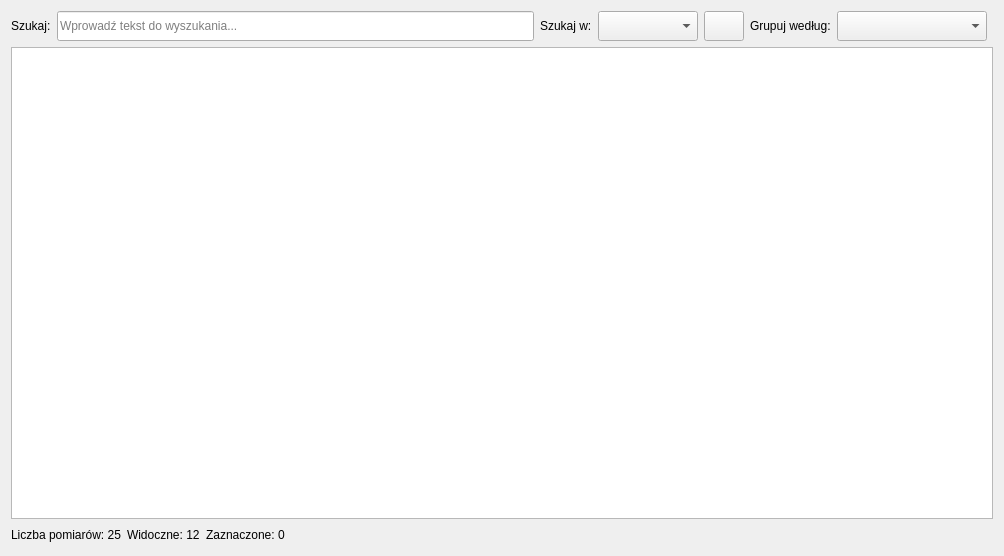
              <widget class="QWidget" name="scrollAreaWidgetContents_3">
               <property name="geometry">
                <rect>
                 <x>0</x>
                 <y>0</y>
                 <width>1004</width>
                 <height>556</height>
                </rect>
               </property>
               <layout class="QGridLayout" name="gridLayout_26">
                <item row="0" column="0">
                 <layout class="QGridLayout" name="gridLayout_29">
                  <item row="0" column="5">
                   <widget class="QLabel" name="label">
                    <property name="text">
                     <string>Grupuj według:</string>
                    </property>
                   </widget>
                  </item>
                  <item row="0" column="0">
                   <widget class="QLabel" name="labelSearch_2">
                    <property name="text">
                     <string>Szukaj:</string>
                    </property>
                   </widget>
                  </item>
                  <item row="0" column="3">
                   <widget class="QComboBox" name="comboLibSearchIn">
                    <property name="minimumSize">
                     <size>
                      <width>100</width>
                      <height>30</height>
                     </size>
                    </property>
                    <property name="editable">
                     <bool>false</bool>
                    </property>
                   </widget>
                  </item>
                  <item row="0" column="1">
                   <widget class="QLineEdit" name="searchLineEdit">
                    <property name="minimumSize">
                     <size>
                      <width>100</width>
                      <height>30</height>
                     </size>
                    </property>
                    <property name="placeholderText">
                     <string>Wprowadź tekst do wyszukania...</string>
                    </property>
                    <property name="clearButtonEnabled">
                     <bool>true</bool>
                    </property>
                   </widget>
                  </item>
                  <item row="0" column="4">
                   <widget class="QPushButton" name="buttonLibSearch">
                    <property name="minimumSize">
                     <size>
                      <width>30</width>
                      <height>30</height>
                     </size>
                    </property>
                    <property name="text">
                     <string/>
                    </property>
                    <property name="icon">
                     <iconset theme="QIcon::ThemeIcon::EditFind"/>
                    </property>
                   </widget>
                  </item>
                  <item row="0" column="6">
                   <widget class="QComboBox" name="comboLibGroupBy">
                    <property name="minimumSize">
                     <size>
                      <width>150</width>
                      <height>30</height>
                     </size>
                    </property>
                    <property name="maximumSize">
                     <size>
                      <width>130</width>
                      <height>16777215</height>
                     </size>
                    </property>
                   </widget>
                  </item>
                  <item row="1" column="0" colspan="8">
                   <widget class="QTreeView" name="treeViewLibMeasure">
                    <property name="minimumSize">
                     <size>
                      <width>0</width>
                      <height>0</height>
                     </size>
                    </property>
                    <property name="editTriggers">
                     <set>QAbstractItemView::EditTrigger::EditKeyPressed|QAbstractItemView::EditTrigger::SelectedClicked</set>
                    </property>
                    <property name="alternatingRowColors">
                     <bool>false</bool>
                    </property>
                    <property name="selectionMode">
                     <enum>QAbstractItemView::SelectionMode::ExtendedSelection</enum>
                    </property>
                    <property name="selectionBehavior">
                     <enum>QAbstractItemView::SelectionBehavior::SelectRows</enum>
                    </property>
                    <property name="rootIsDecorated">
                     <bool>true</bool>
                    </property>
                    <property name="uniformRowHeights">
                     <bool>false</bool>
                    </property>
                    <property name="sortingEnabled">
                     <bool>true</bool>
                    </property>
                    <property name="animated">
                     <bool>true</bool>
                    </property>
                    <property name="allColumnsShowFocus">
                     <bool>true</bool>
                    </property>
                   </widget>
                  </item>
                  <item row="0" column="2">
                   <widget class="QLabel" name="label_3">
                    <property name="text">
                     <string>Szukaj w:</string>
                    </property>
                   </widget>
                  </item>
                 </layout>
                </item>
                <item row="1" column="0">
                 <layout class="QHBoxLayout" name="statisticsLayout_2">
                  <item>
                   <widget class="QLabel" name="labelLibAllCount">
                    <property name="text">
                     <string>Liczba pomiarów: 25</string>
                    </property>
                   </widget>
                  </item>
                  <item>
                   <widget class="QLabel" name="labelLibVisibleCount">
                    <property name="text">
                     <string>Widoczne: 12</string>
                    </property>
                   </widget>
                  </item>
                  <item>
                   <widget class="QLabel" name="labelLibSelectedCount">
                    <property name="text">
                     <string>Zaznaczone: 0</string>
                    </property>
                   </widget>
                  </item>
                  <item>
                   <spacer name="horizontalSpacer3_2">
                    <property name="orientation">
                     <enum>Qt::Orientation::Horizontal</enum>
                    </property>
                    <property name="sizeHint" stdset="0">
                     <size>
                      <width>40</width>
                      <height>20</height>
                     </size>
                    </property>
                   </spacer>
                  </item>
                 </layout>
                </item>
               </layout>
              </widget>
